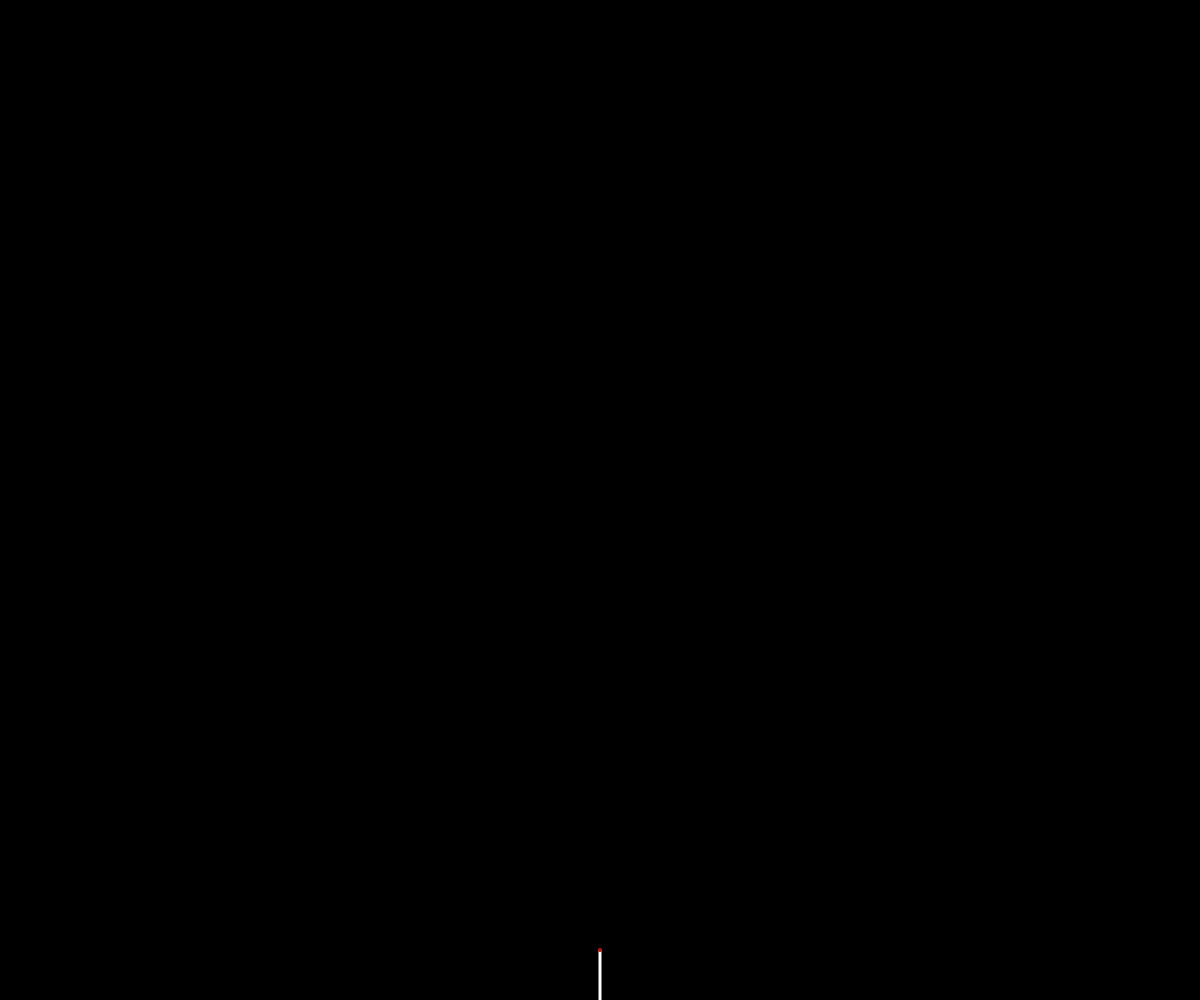
Frame 1 (no input)
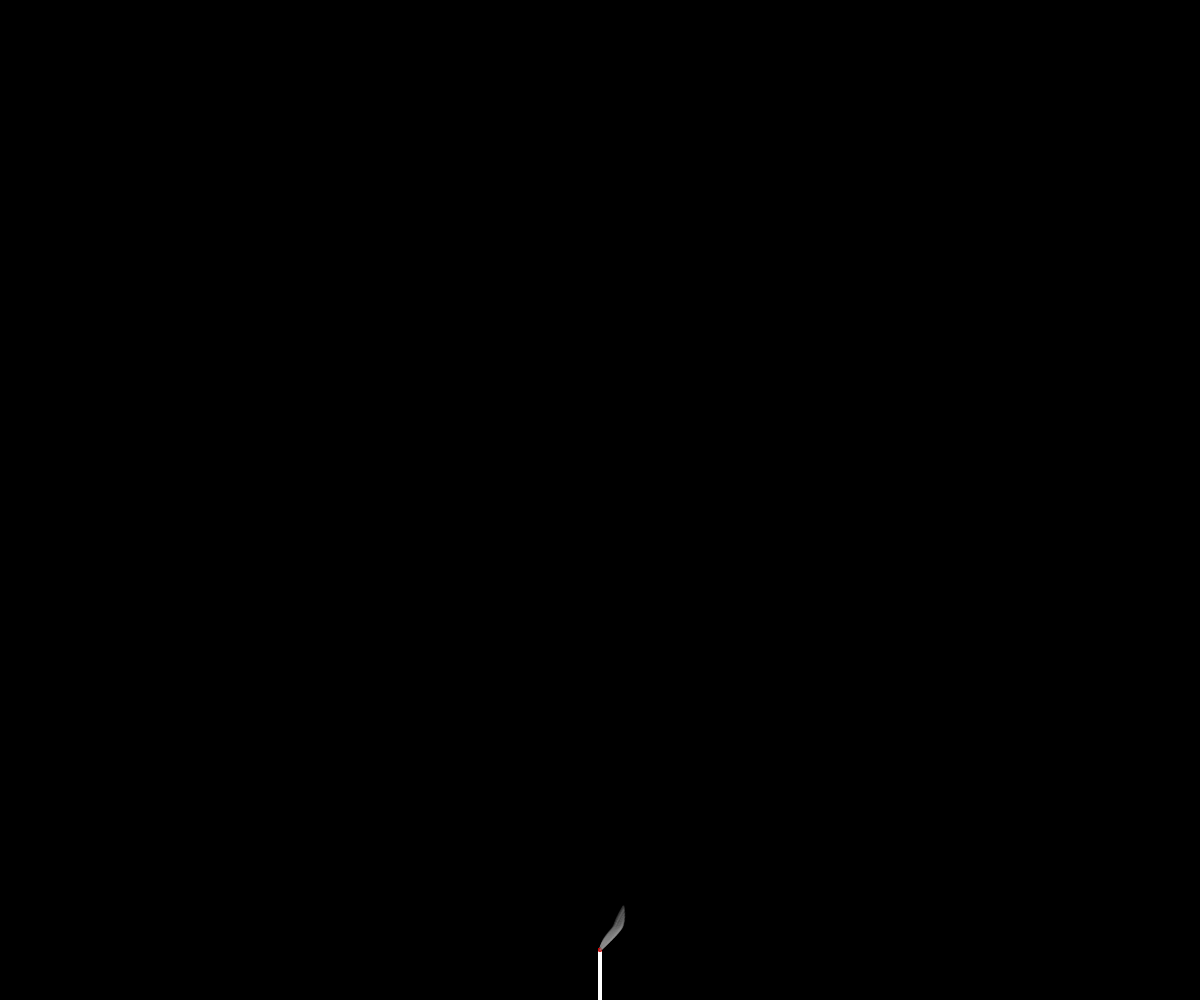
Frame 60 (no input)
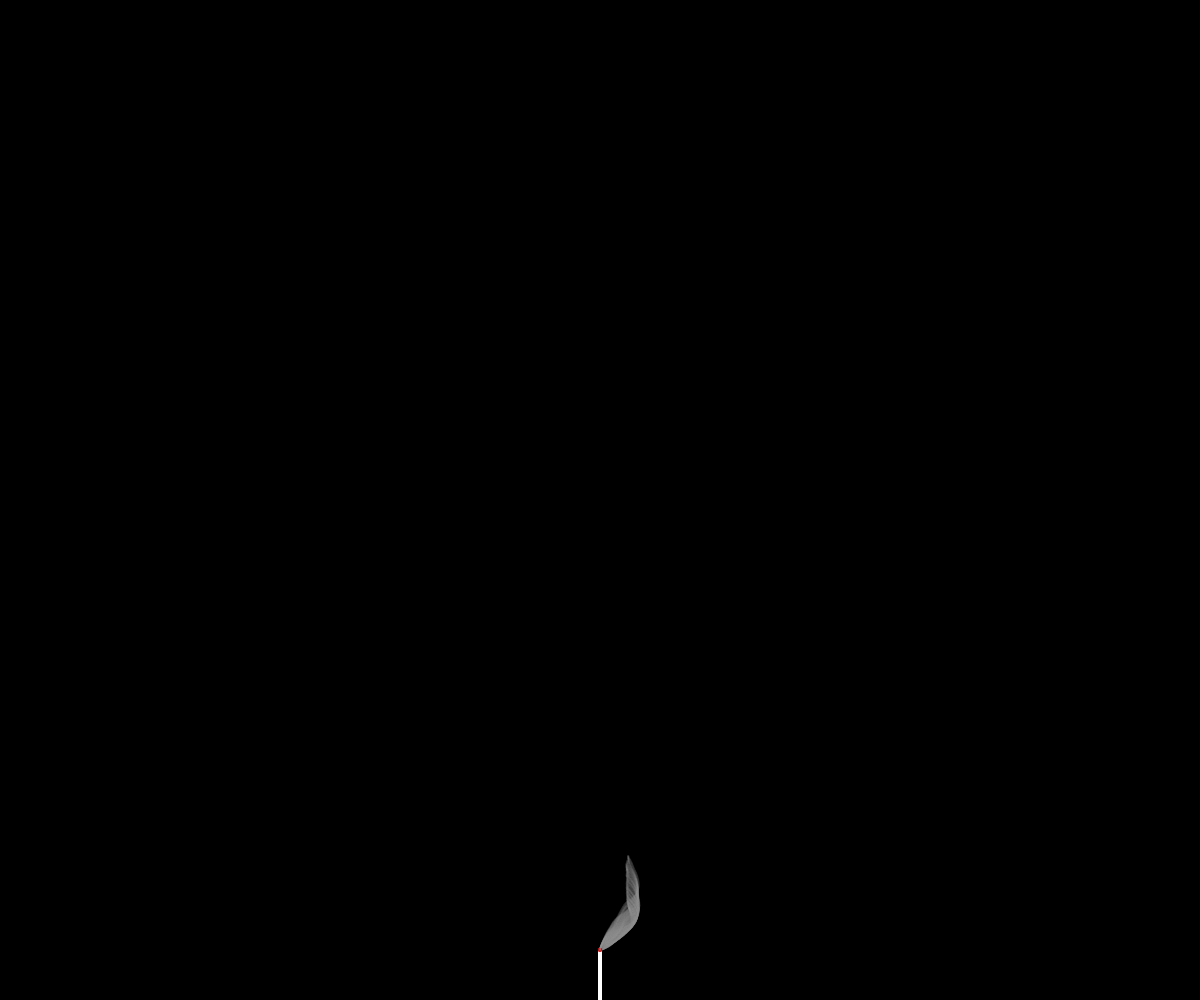
Frame 120 (the mouse pressed at the canvas centre since frame 60)

The p5.js sketch that drew these frames (run headless with seeded random() and noise() and a simulated clock; from frame 60 on, the mouse is pressed at the canvas centre):

// p5.js sketch
// ── sketch.js
const RESOLUTION = 30;
let rows, cols;
let angles = [];
let smokes = [];
let incenses = [];


function setup() {
  createCanvas(windowWidth, windowHeight);
  background(0);

  cols = ceil(width / RESOLUTION);
  rows = ceil(height / RESOLUTION);

  for (let i=0; i<1; i++) {
    incenses.push( new Incense(width/2, height) );
  }
}

function draw() {
  //background(0);

  // flow field
  for (let r = 0; r < rows; r++) {
    for (let c = 0; c < cols; c++) {

      let x = c * RESOLUTION;
      let y = r * RESOLUTION;

      let freqX = x * 0.001 + frameCount * 0.001;
      let freqY = y * 0.001 + frameCount * 0.001;
      let noiseValue = noise(freqX, freqY); // range 0 to 1
      let angleFlowField = map(noiseValue, 0, 1, 0, TWO_PI);

      let sinValue = sin(frameCount * 0.01) * PI/6;
      let vector = createVector(mouseX - x, mouseY - y);
      let angleMouse = vector.rotate(PI/2 + sinValue).heading();

      let index = c + r * cols; //let index = x + y * width;

      let angle = angleFlowField * 5.0 + angleMouse * 1.0;
      angles[index] = angle;


      // stroke(255);
      // fill(0);
      // rect(x, y, RESOLUTION, RESOLUTION);
      // push();
      // translate(x + RESOLUTION/2, y + RESOLUTION/2);
      // rotate(angle);
      // stroke(255);
      // line(0, 0, RESOLUTION/2, 0);
      // pop();

    }
  }

  //update incense
  for (let i = 0; i < incenses.length; i ++){
    let inc = incenses[i];

    inc.generateSmoke();
    inc.display();
  }

  // update and display the vehicles
  for (let i=0; i<smokes.length; i++) {
    let s = smokes[i];

    let c = floor(s.pos.x / RESOLUTION);
    let r = floor(s.pos.y / RESOLUTION);
    let index = c + r * cols;

    s.flow( angles[index] );

    s.update();
    s.reappear();
    s.display();
  }
}


class Smoke {
  constructor(x, y) {
    this.pos = createVector(x, y);
    this.vel = createVector();
    this.acc = createVector();
    this.angle = 0;

    this.maxSpeed = 1;    // max desired vel
    this.maxForce = 0.05;  // max steering force

    this.detectRad = 80;

    this.foldingVel = random(0.03, 0.08);
  }

  update() {
    this.vel.add(this.acc);
    this.pos.add(this.vel);
    this.acc.mult(0);
    this.angle = this.vel.heading();
  }

  applyForce(f) {
    let force = f.copy();
    // no mass yet
    this.acc.add(force);
  }

  flow( angle ) {
    let desiredVel = p5.Vector.fromAngle( angle );
    desiredVel.mult(this.maxSpeed);

    let steerForce = p5.Vector.sub(desiredVel, this.vel);
    steerForce.limit(this.maxForce);
    this.applyForce( steerForce );
  }

  reappear() {
    if (this.pos.x < 0) {
      this.pos.x = 0;
      this.vel.x = - this.vel.x;
    }
    else if (this.pos.x > width) {
      this.pos.x = width;
      this.vel.x = - this.vel.x;
    }
    if (this.pos.y < 0) {
      this.pos.y = 0;
      this.vel.y = - this.vel.y;
    }
    else if (this.pos.y > height) {
      this.pos.y = height;
      this.vel.y = - this.vel.y;
    }
  }

  display() {
    push();
    translate(this.pos.x, this.pos.y);
    noStroke();
    fill(150, 50);
    ellipse(0, 0, 2, 2);
    pop();
  }
}

class Incense{
  constructor(x, y){
    this.pos = createVector(x, y);
    this.length = 50;
    this.burning_spd = random(0.2, 0.5);
    this.isDone = false;
  }

  generateSmoke(){
    smokes.push(new Smoke(this.pos.x, this.pos.y - this.length));
  }

  display(){
    push();
    strokeWeight(3);
    stroke(255);
    line(this.pos.x, this.pos.y, this.pos.x, this.pos.y - this.length);
    noStroke();
    fill(200, 0, 0);
    ellipse(this.pos.x, this.pos.y - this.length, 4, 4);
    pop();
  }
}

















// :D
